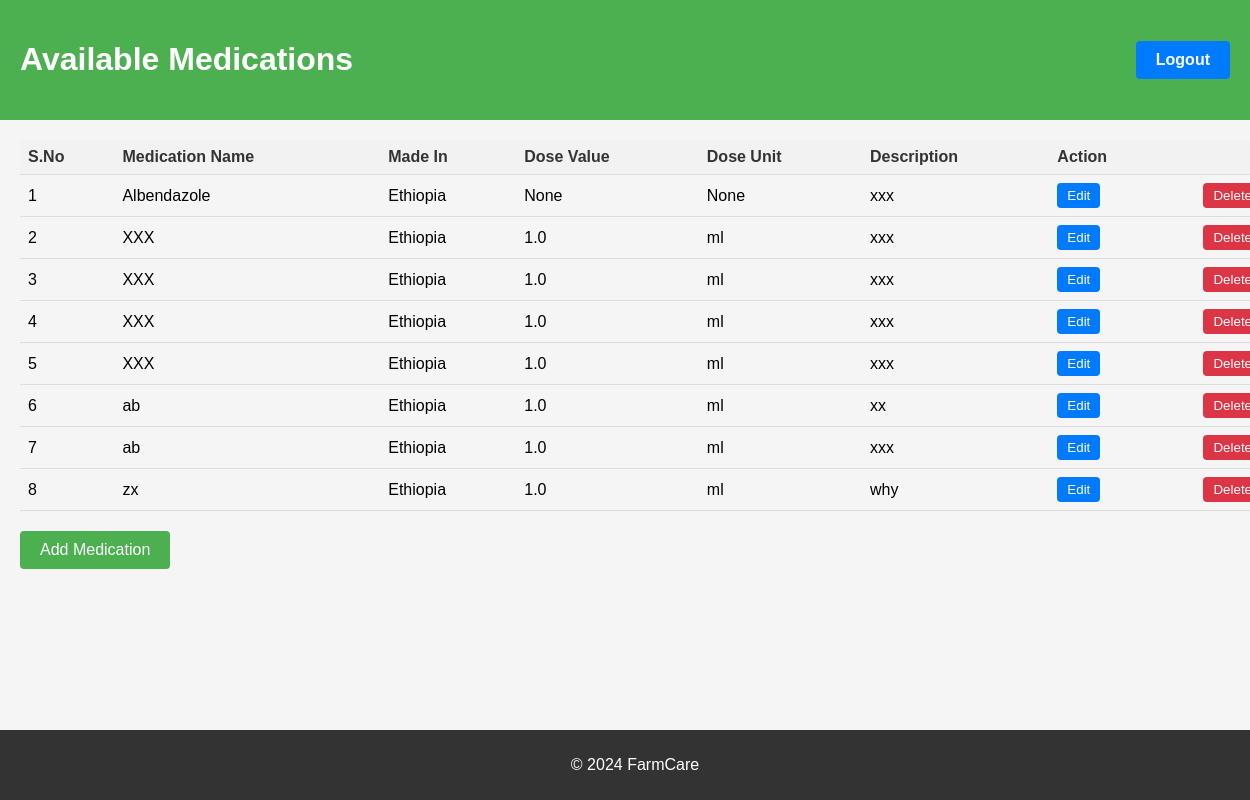
The app's page /customer/medications, older data.
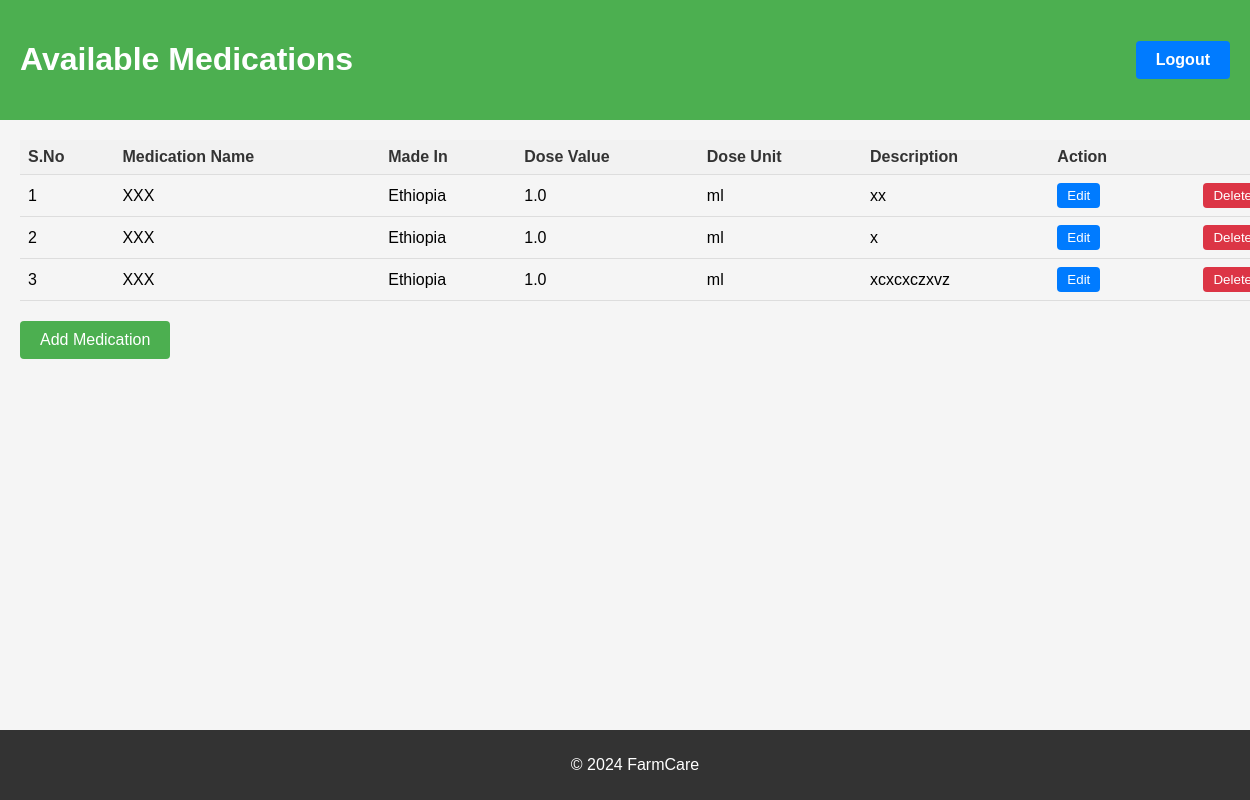
The same page, newer data.
### app.py (models this page shows)
class Medication(db.Model):
    id = db.Column(db.Integer, primary_key=True)
    name = db.Column(db.String(100), nullable=False)
    made_in = db.Column(db.String(100))
    dose_value = db.Column(db.Float)  # Numeric value of the dose
    dose_unit = db.Column(db.String(10))
    description = db.Column(db.Text)
    availability = db.Column(db.Boolean, default=True)
    pharmacy_id = db.Column(db.Integer, db.ForeignKey('pharmacy.id'))

### app.py (the view)
@app.route('/customer/medications', methods=['GET'])
def view_medications():
    medications = Medication.query.filter_by(availability=True).all()
    return render_template('view_medications.html', medications=medications)

### templates/view_medications.html (shortened to what this page needs)
<!DOCTYPE html>
<html lang="en">
<head>
</head>
<body>
    <header>
        <h1>Available Medications</h1>
        <a href="{{ url_for('logout') }}" class="logout-btn">Logout</a>
    </header>
    <div class="container">
        <table>
            <thead>
                <tr>
                    <th>S.No</th>
                    <th>Medication Name</th>
                    <th>Made In</th>
                    <th>Dose Value</th>
                    <th>Dose Unit</th>
                    <th>Description</th>
                    <th>Action</th>
                </tr>
            </thead>
            <tbody>
                {% for medication in medications %}
                <tr>
                    <td>{{ loop.index }}</td>
                    <td>{{ medication.name }}</td>
                    <td>{{ medication.made_in }}</td>
                    <td>{{ medication.dose_value }}</td>
                    <td>{{ medication.dose_unit }}</td>
                    <td>{{ medication.description }}</td>
                    <td class="action-buttons">
                        <button class="edit-btn" onclick="editMedication('{{ medication.id }}')">Edit</button>
                        <button class="delete-btn" onclick="deleteMedication('{{ medication.id }}')">Delete</button>
                    </td>
                </tr>
                {% endfor %}
            </tbody>
        </table>
        <a href="{{ url_for('pharmacy_dashboard') }}" class="add-medication-btn">Add Medication</a>
    </div>
    <footer>
        <p>&copy; 2024 FarmCare</p>
    </footer>
</body>
</html>

### templates/view_medications.html (style rules this page uses)
body { font-family: Arial, sans-serif; background-color: #f5f5f5; margin: 0; padding: 0; }
header { background-color: #4CAF50; color: white; padding: 20px; text-align: center; position: relative; display: flex; justify-content: space-between; align-items: center; }
.logout-btn { color: white; text-decoration: none; font-weight: bold; padding: 10px 20px; border-radius: 4px; background-color: #007bff; transition: background-color 0.3s ease; }
.container { width: 100%; padding: 20px; }
table { width: 100%; border-collapse: collapse; margin-bottom: 20px; }
th, td { padding: 8px; text-align: left; border-bottom: 1px solid #ddd; }
th { background-color: #f2f2f2; color: #333; }
.action-buttons { display: flex; justify-content: space-between; }
.action-buttons button { padding: 5px 10px; border: none; border-radius: 4px; cursor: pointer; transition: background-color 0.3s ease; }
.edit-btn { background-color: #007bff; color: #fff; }
.delete-btn { background-color: #dc3545; color: #fff; margin-left: 5px; border: none; border-radius: 4px; cursor: pointer; transition: background-color 0.3s ease; }
.add-medication-btn { background-color: #4CAF50; color: white; padding: 10px 20px; text-align: center; text-decoration: none; display: inline-block; border-radius: 4px; cursor: pointer; }
footer { background-color: #333; color: #fff; text-align: center; padding: 10px; position: fixed; bottom: 0; width: 100%; }

Row changes from the older to the newer data that the page shows:
removed Medication: name "Albendazole", made_in "Ethiopia", dose_value "None", dose_unit "None", description "xxx"
removed Medication: name "XXX", made_in "Ethiopia", dose_value "1.0", dose_unit "ml", description "xxx"
removed Medication: name "XXX", made_in "Ethiopia", dose_value "1.0", dose_unit "ml", description "xxx"
removed Medication: name "XXX", made_in "Ethiopia", dose_value "1.0", dose_unit "ml", description "xxx"
removed Medication: name "XXX", made_in "Ethiopia", dose_value "1.0", dose_unit "ml", description "xxx"
removed Medication: name "ab", made_in "Ethiopia", dose_value "1.0", dose_unit "ml", description "xx"
removed Medication: name "ab", made_in "Ethiopia", dose_value "1.0", dose_unit "ml", description "xxx"
changed Medication (number 1 of 3 on the later page): name "zx" → "XXX"; description "why" → "xx"
added Medication: name "XXX", made_in "Ethiopia", dose_value "1.0", dose_unit "ml", description "x"
added Medication: name "XXX", made_in "Ethiopia", dose_value "1.0", dose_unit "ml", description "xcxcxczxvz"
